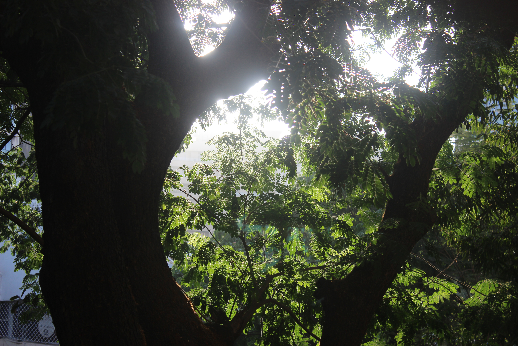
#> input picture first.png, 518 x 346 px, given in place of IMG_9200.JPG, which was not available
$ jupyter execute --allow-errors SoC.ipynb   (text cells are left out)
#> lines starting #> are read from the running program, lines starting #| are printed output that depends on the picture; after the words box and inside, x2 and y2 are one past the last pixel; in counts of white or black regions, pixels touching at a corner belong together; pictures that were not available may be replaced by others from this repository, and a replacement may not be noted
[cell 1]
import matplotlib.pyplot as plt
import matplotlib.image as img
import numpy as np
from PIL import Image
photo=img.imread('IMG_9200.JPG')
#> photo is the input picture: shape (346, 518, 3) float32; mean R, G, B 0.256, 0.273, 0.228
plt.imshow(photo)
print(photo.shape) #Checks shape
#| (346, 518, 3)

[cell 2]
import matplotlib.pyplot as plt
import matplotlib.image as img
import numpy as np
from PIL import Image
photo=img.imread('IMG_9200.JPG')   #Read in the image

np_photo=np.asarray(photo)

np_photo=np.negative(np_photo)#negates all the values in the array
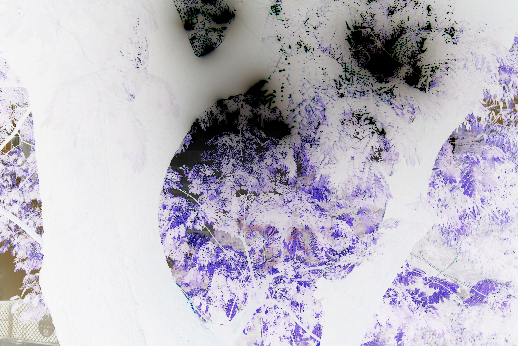
#> np_photo: shape (346, 518, 3) float32; mean R, G, B -0.256, -0.273, -0.228; drawn with min black and max white

#> (the rest of this cell did not finish here and is left out)

[cell 3]
import matplotlib.pyplot as plt
import matplotlib.image as img
import numpy as np
from PIL import Image
photo=img.imread('IMG_9200.JPG')   #Read in the image

np_photo=np.asarray(photo)

rgb_weights=[0.299, 0.587, 0.114]

grayscale_image = np.dot(np_photo[...,:3], rgb_weights)

grayscale=Image.fromarray(grayscale_image)
grayscale=grayscale.convert('L') #convert('RGB') would make a 24 bit image
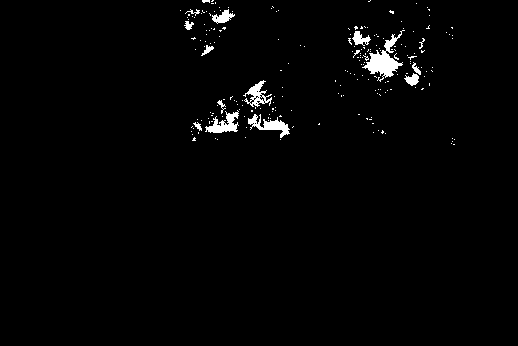
#> grayscale: PIL image 518x346 L; values 0 (black) and 1 (white), 1.6% white; 214 white regions (200 under 20 px), largest, box (x1, y1, x2, y2) and area: (362, 30, 405, 82) 725, (248, 114, 290, 138) 381, (205, 110, 239, 133) 374
                                 #that would occupy thrice the disk space

grayscale.save('grayscale.png')

plt.imshow(grayscale)

[cell 4]
import matplotlib.pyplot as plt
import matplotlib.image as img
import numpy as np
from PIL import Image
photo=img.imread('IMG_9200.JPG')   #Read in the image
np_photo=np.asarray(photo)

cropped_pic=np_photo[:2000, :2000]#slicing the array

#> (the rest of this cell did not finish here and is left out)

[cell 5]
import cv2
import numpy as np
import matplotlib as plt


img=cv2.imread('IMG_9200.JPG', cv2.IMREAD_COLOR) #Reads in the image, second paramter defines whether as colour or grayscale.


cv2.imshow("window", img) #Creates a window to show the image and shows the image from the second paramter.

cv2.waitKey(0)
cv2.destroyAllWindows()

[cell 6]
import cv2
import numpy as np
import matplotlib.pyplot as plt

img=cv2.imread('IMG_9200.JPG', cv2.IMREAD_COLOR) #Reads in the image, second paramter defines whether as colour or grayscale.

half=cv2.resize(img, (0, 0), fx=0.1, fy=0.1)

plt.imshow(half)
Half=cv2.imwrite("half.png", half)

[cell 7]
import cv2
import numpy as np
import matplotlib.pyplot as plt

img=cv2.imread("resize_syntax.png", cv2.IMREAD_COLOR)
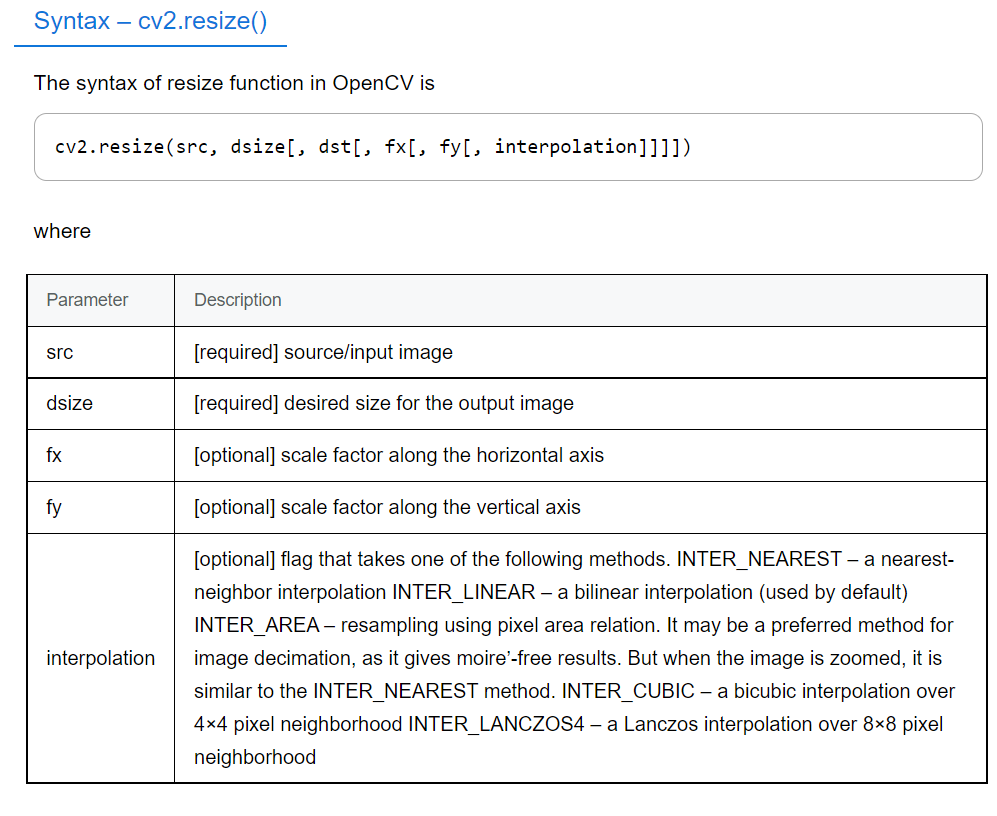
#> input picture resize_syntax.png, 997 x 816 px
#> img is the input picture: shape (816, 997, 3); mean B, G, R 242.4, 242.1, 241.9

half=cv2.resize(img, (0, 0), fx=0.5, fy=0.5)
#> half: shape (408, 498, 3)

plt.imshow(half)

syntax=cv2.imwrite("resize_new.png", half)

[cell 8]
import cv2
import numpy as np
import matplotlib.pyplot as plt

img=cv2.imread('IMG_9200.JPG', cv2.IMREAD_COLOR) #Reads in the image, second paramter defines whether as colour or grayscale.

half=cv2.resize(img, (0, 0), fx=0.1, fy=0.1, interpolation= cv2.INTER_LINEAR)
half1=cv2.resize(img, (0, 0), fx=0.1, fy=0.1, interpolation= cv2.INTER_AREA)
half2=cv2.resize(img, (0, 0), fx=0.1, fy=0.1, interpolation= cv2.INTER_CUBIC)
half3=cv2.resize(img, (0, 0), fx=0.1, fy=0.1, interpolation= cv2.INTER_NEAREST)


Titles=["Linear", "Area", "Cubic", "Nearest", "Lanzcos"]
Images=[half, half1, half2, half3]
n=3
Half=cv2.imwrite("first.png", half)
Half1=cv2.imwrite("second.png", half1)
Half2=cv2.imwrite("third.png", half2)
Half3=cv2.imwrite("fourth.png", half3)

for i in range(n):
    print(Titles[i])
    plt.imshow(Images[i])
#> figure, not shown here; B, G, R data is drawn as R, G, B

[cell 9]
import cv2
import numpy as np
import matplotlib.pyplot as plt

img=cv2.imread('IMG_9200.JPG')

gray_img = cv2.cvtColor(img, cv2.COLOR_BGR2GRAY)

plt.imshow(gray_img)

[cell 10]
import matplotlib.pyplot as plt
import cv2
photo=cv2.imread('IMG_9200.JPG')   #Read in the image

photorotate=cv2.rotate(photo, cv2.cv2.ROTATE_90_CLOCKWISE)
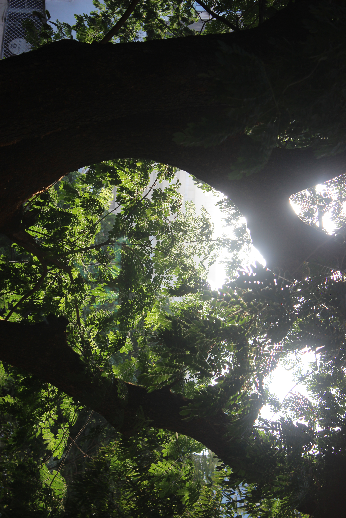
#> photorotate: shape (518, 346, 3); mean B, G, R 58.2, 69.6, 65.4

plt.imshow(photorotate)

[cell 11]
import cv2
import matplotlib.pyplot as plt
photo=cv2.imread('IMG_9200.JPG')
photogray=cv2.cvtColor(photo, cv2.COLOR_BGR2GRAY)

histr = cv2.calcHist([photogray],[0],None,[256],[0, 256])
#> histr = 256 values, max 5483 at index 15, min 0 at index 0, mean 700.1

plt.plot(histr)
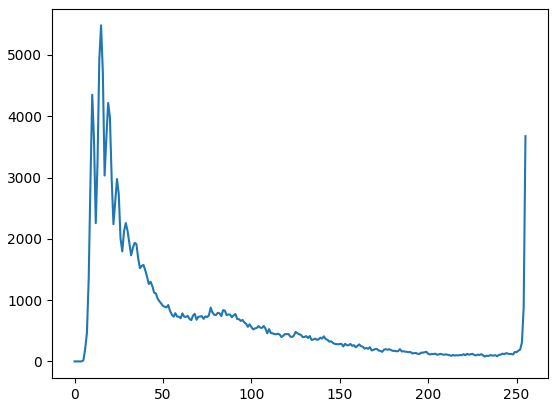
#> figure drawn by matplotlib, 1 panel; curve peaks at x = 15, y = 5483

[cell 12]
import numpy as np
import cv2
import matplotlib.pyplot as plt


img=cv2.imread('IMG_9200.JPG')

photo = cv2.cvtColor(img, cv2.COLOR_BGR2GRAY)

ret, thresh1 = cv2.threshold(photo, 120, 255, cv2.THRESH_BINARY)
#> thresh1: shape (346, 518); 17.7% white; 1619 white regions (1536 under 20 px), largest, box (x1, y1, x2, y2) and area: (163, 69, 331, 252) 12356, (332, 12, 439, 111) 6005, (174, 0, 243, 64) 3077
ret, thresh2 = cv2.threshold(photo, 120, 255, cv2.THRESH_BINARY_INV)
ret, thresh3 = cv2.threshold(photo, 120, 255, cv2.THRESH_TRUNC)
ret, thresh4 = cv2.threshold(photo, 120, 255, cv2.THRESH_TOZERO)
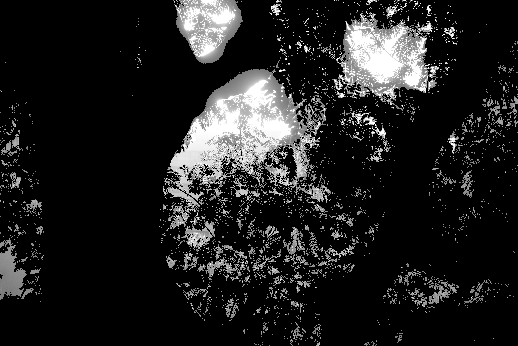
#> thresh4: shape (346, 518); min 0, max 255, mean 32.1
ret, thresh5 = cv2.threshold(photo, 120, 255, cv2.THRESH_TOZERO_INV)
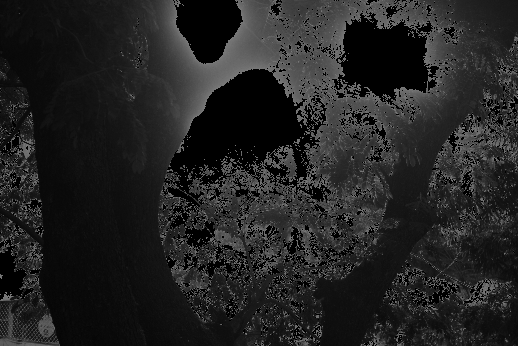
#> thresh5: shape (346, 518); min 0, max 120, mean 34.9
ret, thresh6 = cv2.threshold(photo, 120, 255, cv2.THRESH_BINARY + cv2.THRESH_OTSU)
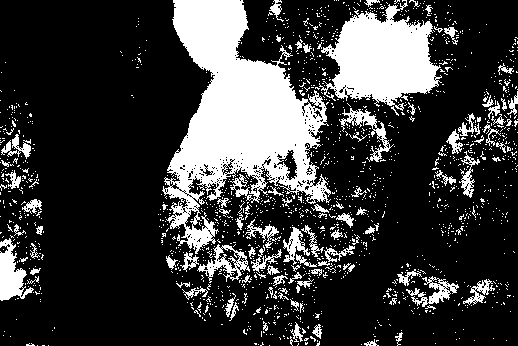
#> thresh6: shape (346, 518); 22.9% white; 1588 white regions (1491 under 20 px), largest, box (x1, y1, x2, y2) and area: (162, 0, 331, 254) 19781, (319, 0, 442, 111) 7740, (0, 238, 34, 301) 1087
#> ret = 101
fig = plt.figure(figsize=(10, 7))

rows = 3
columns = 3

cv2.imwrite("thresh1.png", thresh1)
cv2.imwrite("thresh2.png", thresh2)
cv2.imwrite("thresh3.png", thresh3)
cv2.imwrite("thresh4.png", thresh4)
cv2.imwrite("thresh5.png", thresh5)
cv2.imwrite("thresh6.png", thresh6)

fig.add_subplot(rows, columns, 1)
plt.imshow(thresh1)
plt.axis('off')
plt.title("Binary")

fig.add_subplot(rows, columns, 2)
plt.imshow(thresh2)
plt.axis('off')
plt.title("Inverse Binary Thresholding")

fig.add_subplot(rows, columns, 3)
plt.imshow(thresh3)
plt.axis('off')
plt.title("Truncate Thresholding")

fig.add_subplot(rows, columns, 4)
plt.imshow(thresh4)
plt.axis('off')
plt.title("Threshold to Zero")

fig.add_subplot(rows, columns, 5)
plt.imshow(thresh5)
plt.axis('off')
plt.title("Inverse Threshold to Zero")

fig.add_subplot(rows, columns, 6)
plt.imshow(thresh6)
plt.axis('off')
plt.title("Otsu Thresholding")

[cell 13]
import cv2
from scipy import ndimage

photo=cv2.imread('IMG_9200.JPG')
photogray=cv2.cvtColor(photo, cv2.COLOR_BGR2GRAY)
sobel=ndimage.sobel(photogray)
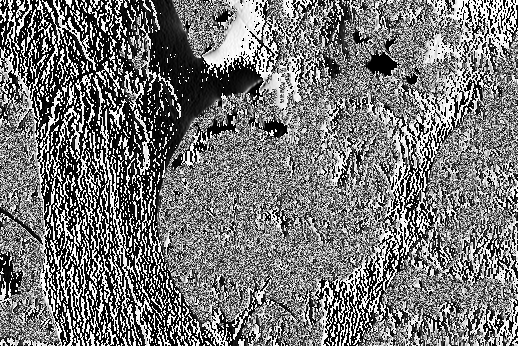
#> sobel: shape (346, 518); min 0, max 255, mean 118.3

cv2.imwrite("Sobel.png", sobel)
plt.imshow(sobel)

[cell 14]
import cv2
import matplotlib.pyplot as plt
photo=cv2.imread('IMG_9200.JPG')
canned=cv2.Canny(photo, 100, 200)
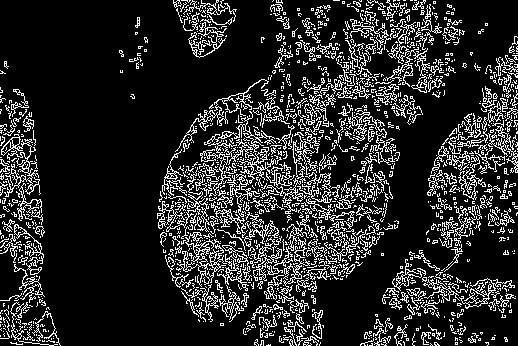
#> canned: shape (346, 518); 16% white in thin lines or dots
cv2.imwrite("Canny.png", canned)
plt.imshow(canned)
